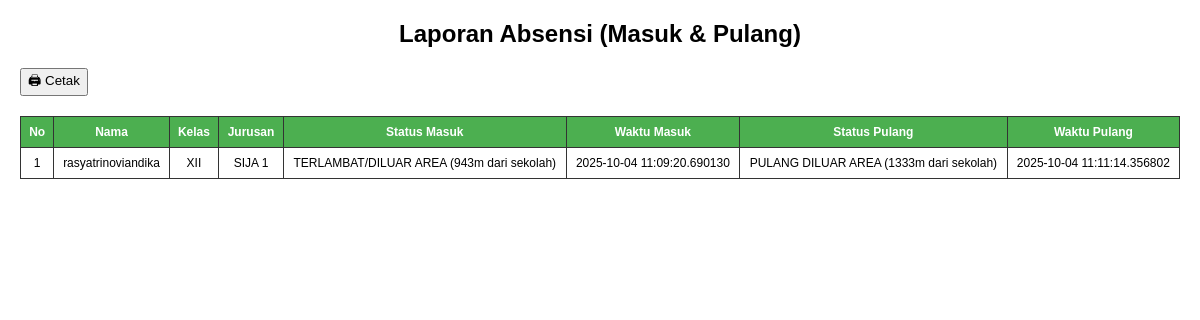
/admin/absensi/print (signed in), run on the app's committed database.
### tables this page shows
CREATE TABLE absensi (
            id INTEGER PRIMARY KEY AUTOINCREMENT,
            siswa_id INTEGER,
            nama TEXT NOT NULL,
            kelas TEXT NOT NULL,
            jurusan TEXT NOT NULL,
            latitude REAL,
            longitude REAL,
            status TEXT NOT NULL,
            waktu TIMESTAMP DEFAULT CURRENT_TIMESTAMP
        , waktu_pulang TIMESTAMP, status_pulang TEXT, latitude_pulang REAL, longitude_pulang REAL);

### app.py (the view)
@app.route("/admin/absensi/print")
@login_required
def print_absensi():
    conn = sqlite3.connect(DB_NAME)
    cur = conn.cursor()
    cur.execute("""
        SELECT nama, kelas, jurusan, status, waktu,
               status_pulang, waktu_pulang
        FROM absensi
        ORDER BY waktu DESC
    """)
    absensi = cur.fetchall()
    conn.close()
    return render_template("admin/print_absensi.html", absensi=absensi)

### app.py (called while the page is built)
def login_required(f):
    from functools import wraps
    @wraps(f)
    def decorated_function(*args, **kwargs):
        if 'admin_logged_in' not in session:
            return redirect(url_for('admin_login'))
        return f(*args, **kwargs)
    return decorated_function

### templates/admin/print_absensi.html (shortened to what this page needs)
<!DOCTYPE html>
<html lang="id">
<head>
</head>
<body>
  <h2>Laporan Absensi (Masuk & Pulang)</h2>
  <button onclick="window.print()">🖨 Cetak</button>
  <table>
    <thead>
      <tr>
        <th>No</th>
        <th>Nama</th>
        <th>Kelas</th>
        <th>Jurusan</th>
        <th>Status Masuk</th>
        <th>Waktu Masuk</th>
        <th>Status Pulang</th>
        <th>Waktu Pulang</th>
      </tr>
    </thead>
    <tbody>
      {% for a in absensi %}
      <tr>
        <td>{{ loop.index }}</td>
        <td>{{ a[0] }}</td>
        <td>{{ a[1] }}</td>
        <td>{{ a[2] }}</td>
        <td>{{ a[3] }}</td>
        <td>{{ a[4] }}</td>
        <td>
          {% if a[5] %}
            {{ a[5] }}
          {% else %}
            <span class="belum-pulang">Belum Pulang</span>
          {% endif %}
        </td>
        <td>
          {% if a[6] %}
            {{ a[6] }}
          {% else %}
            <span class="belum-pulang">-</span>
          {% endif %}
        </td>
      </tr>
      {% endfor %}
    </tbody>
  </table>
</body>
</html>

### templates/admin/print_absensi.html (style rules this page uses)
body { font-family: Arial, sans-serif; margin: 20px; }
h2 { text-align: center; margin-bottom: 20px; }
table { width: 100%; border-collapse: collapse; margin-top: 20px; font-size: 12px; }
th, td { border: 1px solid #333; padding: 8px; text-align: center; }
th { background-color: #4CAF50; color: white; }

### data on the page
absensi: nama "rasyatrinoviandika", kelas "XII", jurusan "SIJA 1", status "TERLAMBAT/DILUAR AREA (943m dari sekolah)", waktu "2025-10-04 11:09:20.690130", status_pulang "PULANG DILUAR AREA (1333m dari sekolah)", waktu_pulang "2025-10-04 11:11:14.356802"
